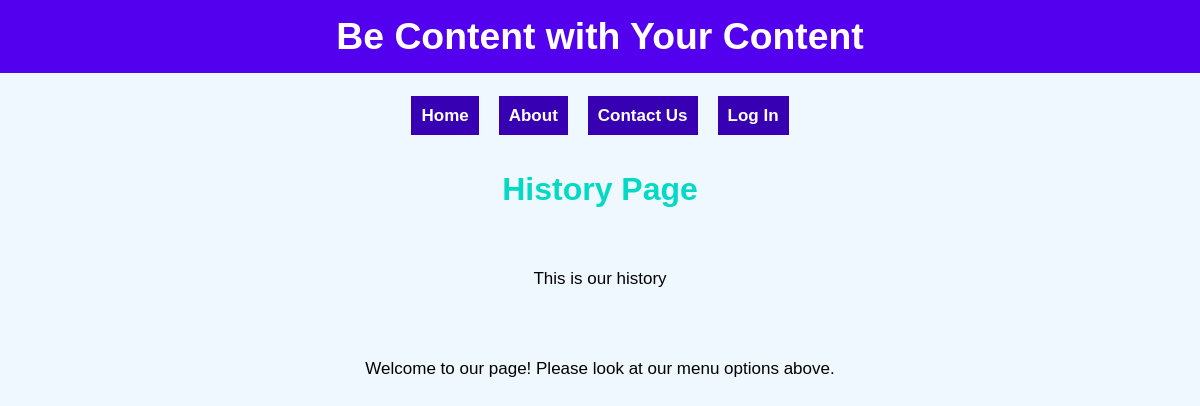
Page /Index.php?PageId=4 on the committed database.
### tables this page shows
create table if not exists WebElements(
 id int not null AUTO_INCREMENT PRIMARY KEY,
 Title varchar(25) Not null,
 Header varchar(25),
 SubText varchar(225),
 ParentPage int DEFAULT 0,
 SortOrder int DEFAULT 2,
 isActive int
);

### dbConnector.php (called while the page is built, shortened)
<?php
function MyPagesGet($dbConn, $Parent = 0) {
    $query = "SELECT id, Title, Header, SubText
              FROM WebElements
              WHERE isActive = 1
              AND ParentPage = ?
              ORDER BY ParentPage ASC, SortOrder ASC;";
    $stmt = $dbConn->prepare($query);
    $stmt->bind_param("s", $Parent);
    $stmt->execute();
    return $stmt->get_result();
}
function PageContentGet($dbConn, $Id) {
    $query = "SELECT id, Title, Header, SubText
              FROM WebElements
              WHERE isActive = 1
              AND id = ?";
    $stmt = $dbConn->prepare($query);
    $stmt->bind_param("s", $Id);
    $stmt->execute();
    $return = $stmt->get_result();
    return $return;
}
?>

### Helper.php (the view, shortened to what this page needs)
<?php
include_once "dbConnector.php";
?>
<?php
function MenuDisplay($dataset) {
    if ($dataset){
        while($row = mysqli_fetch_array($dataset)){
            echo '<a href="Index.php?PageId=' . $row['id'] .  '" >' . $row['Title'] . '</a>';
        }
    }
    else {
        echo "No menu items<br />";
        echo mysqli_error($myDbConn);
    }
}
function PageDisplay($PageData) {
    if ($PageData){
        $row = mysqli_fetch_array($PageData);
        echo ' <h2> ' . $row['Header'] .  ' </h2> <br />';
        echo ' <p> ' . $row['SubText'] .  '</p> <br />';
    }
    else {
        echo "No Page data to display <br />";
    }
}
?>

### LightTheme.css (style rules this page uses)
html, body { margin: 0; }
body { background-color: aliceblue; font-family: 'Lucida Sans', 'Lucida Sans Regular', 'Lucida Grande', 'Lucida Sans Unicode', Geneva, Verdana, sans-serif; text-align: center; }
h2 { color: #03dac6; font-size: 24pt; }
p { color: #000; font-size: 17px; }
a { font-size: 17px; color: #fff; font-weight: bold; text-decoration: none; background-color: #3700b3; padding: 10px; margin: 10px; }

### rows in the picture
webelements: Title "Home"
webelements: Title "About"
webelements: Title "Contact Us"
webelements: Header "History Page", SubText "This is our history"

### other values in the picture
$MyHeader "Be Content with Your Content"
